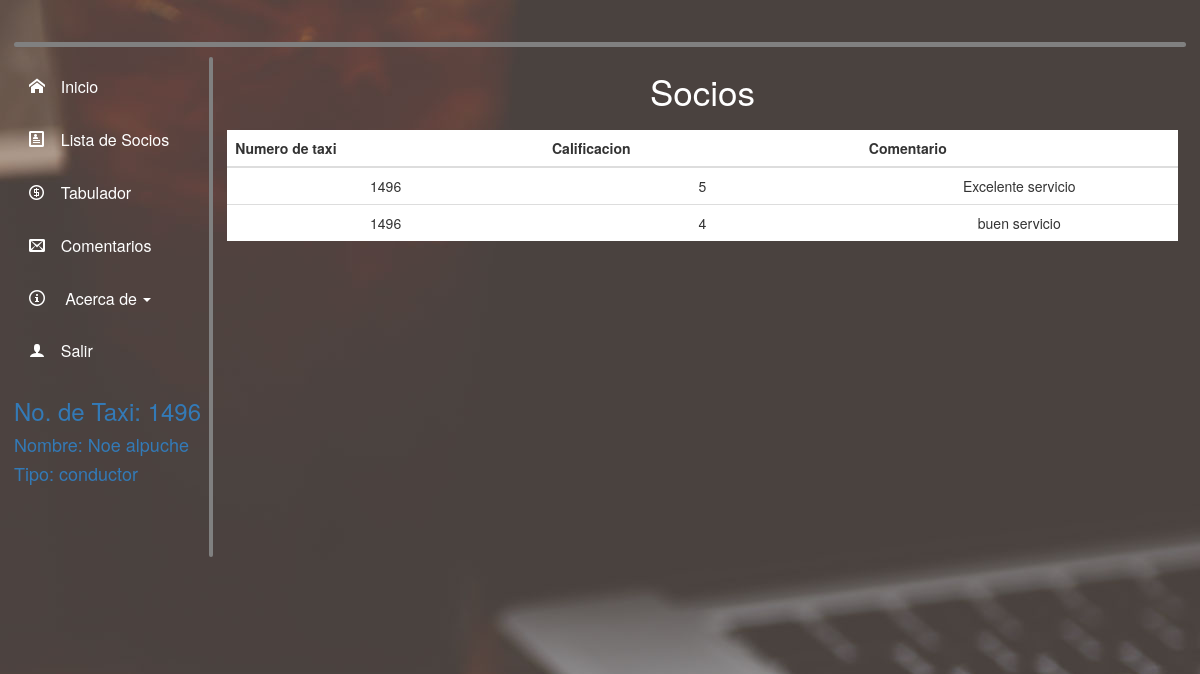
The page /TaxiSeguro/static/php/sistema/sistema.php?p=comentariolista (signed in) on the database its author committed.
### tables this page shows
CREATE TABLE `comentario` (
  `id` int(10) NOT NULL,
  `numerotaxi` int(10) NOT NULL,
  `calificacion` varchar(10) NOT NULL,
  `comentario` varchar(255) NOT NULL
);

### TaxiSeguro/static/php/sistema/comentariolista.php (the view, shortened to what this page needs)
<section class="principalinfo">
<h2>Socios</h2>
<?php
    include("conexion.php");
    if($_SESSION['tiposocio']=="administrador") {
        $query="SELECT id, numerotaxi, calificacion, comentario FROM comentario";
    }else if($_SESSION['tiposocio']=="socio") {
        $query="SELECT id, numerotaxi, calificacion, comentario FROM comentario WHERE numerotaxi LIKE '$numerotaxi%'";
    }else{
        $query="SELECT id, numerotaxi, calificacion, comentario FROM comentario WHERE numerotaxi LIKE '$numerotaxi%'";
    }
    $resultado=$mysqli->query($query);
?>
<div class="table-responsive tabla22" id="tabledefinida">
    <table class="table table-hover tabla1">
        <thead>
        <tr class="encabezadotabla">
            <th>Numero de taxi</th>
            <th>Calificacion</th>
            <th>Comentario</th>
        </tr>
        </thead>
        <tbody>
        <?php while($socio=$resultado->fetch_assoc()){ ?>
                <tr>
                    <td><?php echo $socio['numerotaxi'];?></td>
                    <td><?php echo $socio['calificacion'];?></td>
                    <td><?php echo $socio['comentario'];?></td>
                </tr>
                <?php } ?>
        </tbody>
    </table>
</div>
</section>

### TaxiSeguro/static/css/stylesistema.css (style rules this page uses)
@media (min-width: 720px) { * { margin: 0%; padding: 0%; border:0%; } }
@media (min-width: 720px) { body { margin-left: 1em; margin-right: 1em; text-align: center; } }
@media (min-width: 720px) { .principalinfo { margin-left: 1em; margin-top: 1em; float: left; height: 555px; width: 81.1%; } }
@media (min-width: 720px) { .principalinfo > h2 { font-size: 35px; margin: .15em; margin-top: .15em; margin-bottom: .15em; color: white; padding-top: .15em; padding-bottom: .15em; border-radius: 50px; } }
@media (min-width: 720px) { .tabla1 { margin-top: 1%; background-color: white; } }
@media (min-width: 720px) { .tabla1 td { width: 16.6%; } }
@media (min-width: 720px) { .encabezadotabla { background: #b0c4de; background-color: white; } }

### TaxiSeguro/static/css/movilsistema.css (style rules this page uses)
* { margin: 0%; padding: 0%; border:0%; }
body { margin-left: 1em; margin-right: 1em; text-align: center; }
h2,h3,h4 { color: white; }
.principalinfo { margin-left: 1%; margin-top: 1%; float: left; height: 100%; width: 100%; }
.encabezadotabla { background: #b0c4de; background-color: white; }
.tabla22 { display: none; }

### TaxiSeguro/static/php/sistema/sistema.php (style rules this page uses)
body { background-image: url("../../img/header.jpg"); background-size: cover, no-repeat; }

### rows shown on the page
comentario: numerotaxi "1496", calificacion "5", comentario "Excelente servicio"
comentario: numerotaxi "1496", calificacion "4", comentario "buen servicio"

### other values the page prints
$_SESSION['numerotaxi'] "1496"
$_SESSION['nombresocio'] "Noe alpuche"
$_SESSION['tiposocio'] "conductor"
